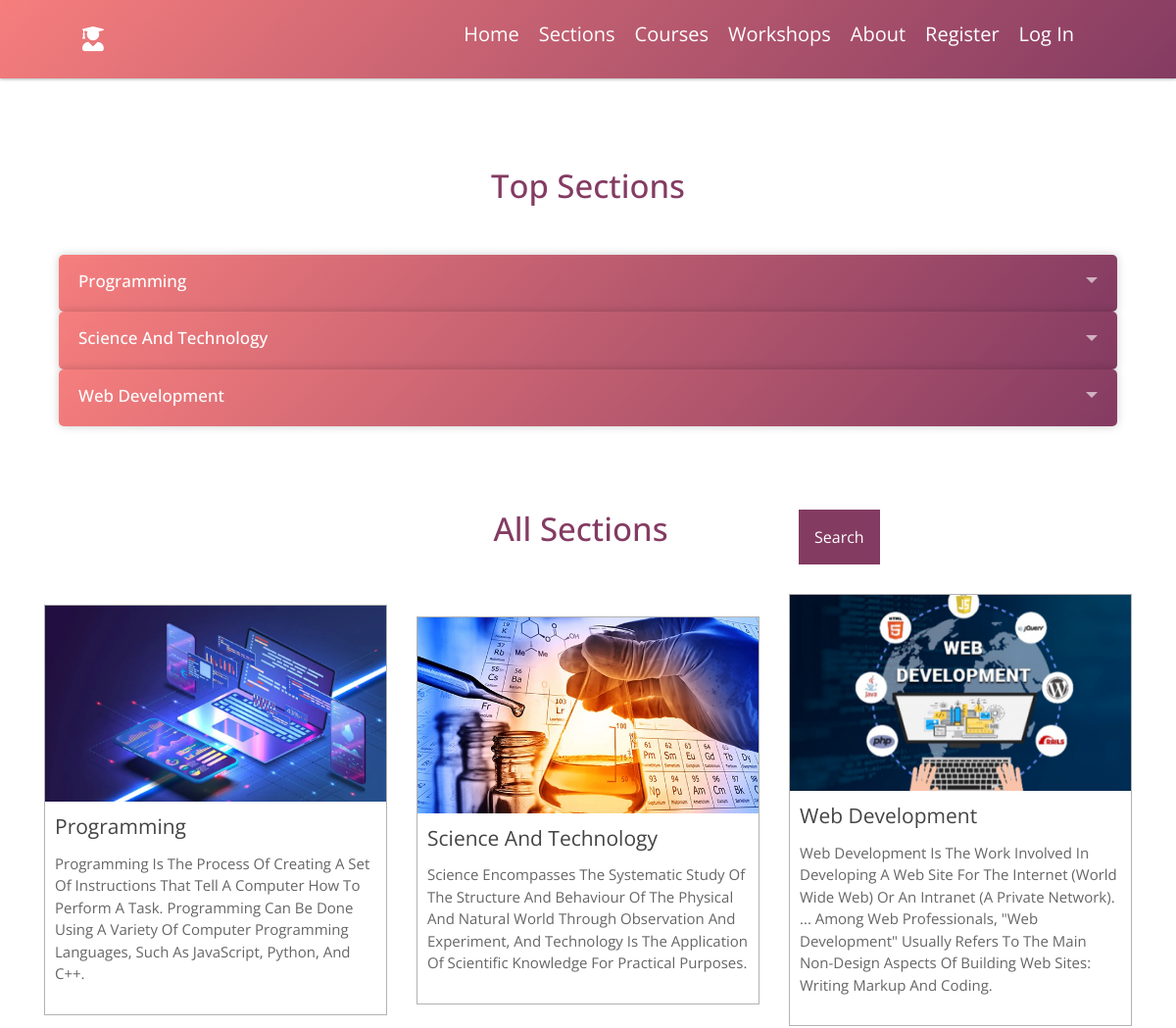
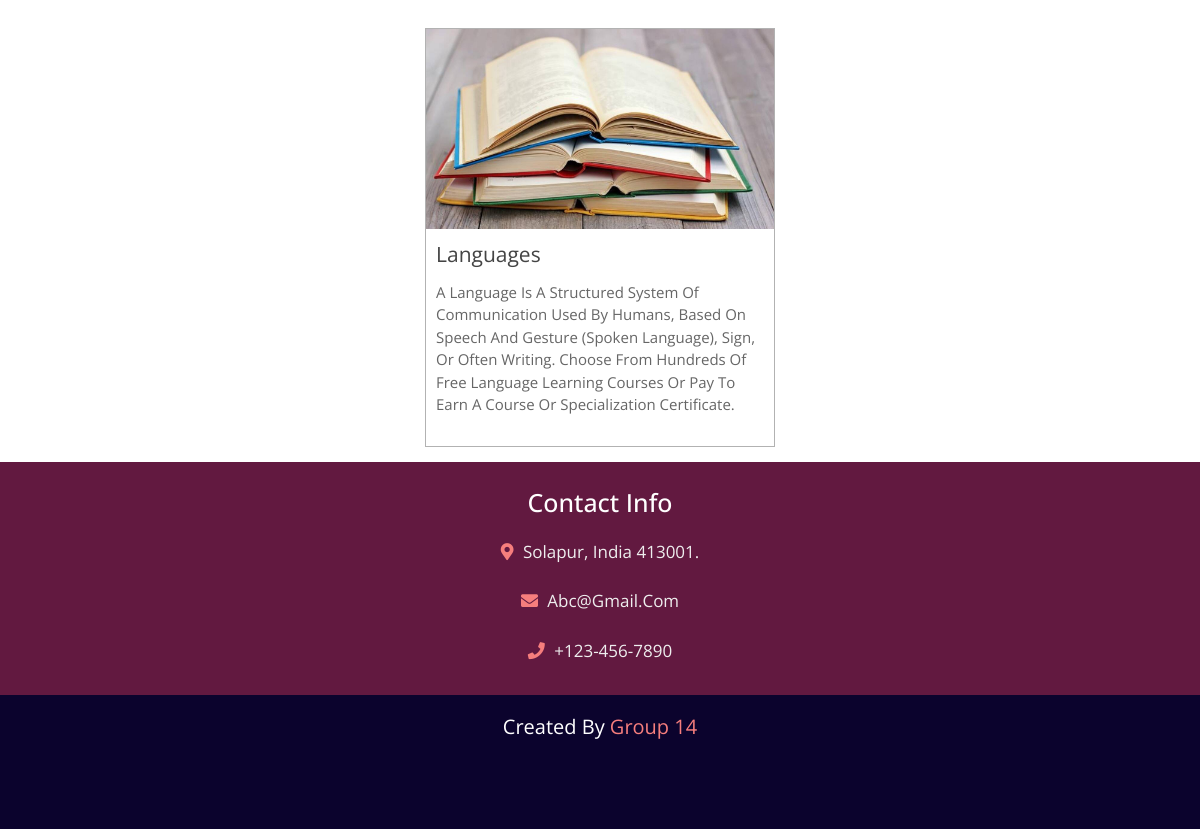
Screenshot of /all_sections/ with the database file from the repository (2 pictures, top to bottom).
### users/models.py (models this page shows, shortened)
class Section(models.Model):
	sec_name = models.CharField(max_length=100)
	cover_pic = models.FileField(upload_to="media/%Y/%m/%d")
	description = models.TextField()
	added_on = models.DateTimeField(auto_now_add=True)

### users/views.py (the view)
# urls.py: path('all_sections/', views.all_sections, name='all_sections'),
def all_sections(request):
	context = {}
	all_courses = add_course.objects.all()
	context["courses"] = all_courses
	secs = Section.objects.all()
	context["section"] = secs
	top = [1,2,3,4]
	context["top"] = top
	return render(request, 'users/section.html',context)

### users/templates/users/section.html (shortened to what this page needs)
{% extends 'users/base.html' %}
{% load static %}
{% block content %}
<link rel="stylesheet" href="https://use.fontawesome.com/releases/v5.7.2/css/all.css"
>
    <link rel="stylesheet" href="{% static 'users/css/main.css' %}">
<div id="sectitle" class="">
  <h1>Top Sections</h1>
</div>
{% for s in section %}
{% if s.id in top %}
    <div class="accordion">
      <div class="">
        <label for="sec{{s.id}}" class="accordion__label">{{s.sec_name}}</label>
      </div>
    </div>
    {% endif %}
    {% endfor %}
<div>
<div class="container-fluid" style="margin-top: 70px;">
  <div class="row py-4">
  <div class="col-md-8"><h1 style="margin-left: 50%;">All Sections</h1></div>
   <div class="col-md-4 dropdown">
  <button onclick="myFunction()" class="dropbtn">Search</button>
</div>
</div>
</div>
</div>
<div class="course">
<div class="box-container">
  {% for c in section %}
    <div class="course box">
        <img src="/media/{{c.cover_pic}}" alt="">
        <div class="content">
            <a href="{% url 'all_courses' %}?sec={{c.id}}" class="title">{{c.sec_name}}</a>
            <p>{{c.description}}</p>
        </div>
    </div>
  {% endfor %}
 </div>
</div>
{% endblock content %}

### users/templates/users/base.html (shortened to what this page needs)
<!DOCTYPE html>
{% load static %}
<html lang="en">
<head>
    <link rel="stylesheet" href="https://cdnjs.cloudflare.com/ajax/libs/font-awesome/5.15.2/css/all.min.css">
    <link rel="stylesheet" href="https://maxcdn.bootstrapcdn.com/bootstrap/4.0.0/css/bootstrap.min.css">
    <link rel="stylesheet" href="{% static 'users/css/main.css' %}" type="text/css">
    <link rel="stylesheet" href="{% static 'users/css/section_style.css' %}">
</head>
<body>
{% load static %}
<header>
    <a href="{% url 'home' %}" class="logo"><i class="fas fa-user-graduate"></i></a>
    <nav class="navbar" style="justify-content: center;">
        <ul>
            <li><a style="text-decoration: none;" class="" href="{% url 'home' %}">home</a></li>
            <li><a href="{% url 'all_sections' %}" style="text-decoration: none;">Sections</a></li>
              <li><a href="{% url 'all_courses' %}" style="text-decoration: none;">Courses</a></li>
            <li><a href="{% url 'workshops' %}" style="text-decoration: none;">Workshops</a></li>
              <li><a href="{% url 'about' %}" style="text-decoration: none;">about</a></li>
           {% if user.is_authenticated %}
            <li><a href="{% url 'profile' %}" style="text-decoration: none;">Profile</a></li>
            <li><a href="{% url 'user_logout' %}" style="text-decoration: none;">Log out</a></li>
           {% else %}
            <li><a href="{% url 'register' %}" style="text-decoration: none;">Register</a></li>
            <li><a href="{% url 'user_login' %}" style="text-decoration: none;">Log in</a></li>
           {% endif %}
        </ul>
    </nav>
</header>
<!-- login form
{% load crispy_forms_tags %}-->
<div>
    {% block content %}
    {% endblock content %}
</div>
<div class="footer">
    <div class="box-container">
        <div class="box">
            <h3>contact info</h3>
            <p> <i class="fas fa-map-marker-alt"></i> solapur, india 413001. </p>
            <p> <i class="fas fa-envelope"></i> abc@gmail.com </p>
            <p> <i class="fas fa-phone"></i> +123-456-7890 </p>
        </div>
    </div>
    <h1 class="credit">created by <a href="#">Group 14</a> </h1>
</div>
</body>
</html>

### users/static/users/css/main.css (style rules this page uses)
:root { --gradient:linear-gradient(135deg, #f67e7d, #843b62); }
* { font-family: 'Open Sans', sans-serif; margin:0; padding:0; box-sizing: border-box; border:none; outline: none; text-decoration: none; text-transform: capitalize; transition: all .2s linear; }
html { font-size: 62.5%; overflow-x: hidden; }
header { width: 100%; display: flex; align-items: center; justify-content: space-between; position: fixed; top:0; left: 0; z-index: 1000; padding:1.5rem 7%; background:var(--gradient); box-shadow: 0 .1rem .3rem rgba(0,0,0,.3); }
header .logo { color:#fff; font-size: 2.5rem; }
header .navbar ul { display: flex; align-items: center; justify-content: center; list-style: none; }
header .navbar ul li { margin:0 1rem; }
header .navbar ul li a { text-decoration: none; font-size: 2rem; color:#fff; }
.course .box-container { display: flex; align-items: center; justify-content: center; flex-wrap: wrap; }
.course .box-container .box { width:35rem; border:.1rem solid rgba(0,0,0,.3); position: relative; margin:1.5rem; }
.course .box-container .box img { height:20rem; width: 100%; object-fit: cover; }
.course .box-container .box .content { padding:1rem; }
.course .box-container .box .content .title { color:#444; font-size: 2.1rem; }
.course .box-container .box .content p { padding:1rem 0; color:#666; font-size: 1.5rem; }
.footer { background:#621940; }
.footer .box-container { display: flex; justify-content: center; flex-wrap: wrap; }
.footer .box-container .box { margin:1.5rem; text-align: center; flex:1 1 25rem; }
.footer .box-container .box h3 { font-size: 2.5rem; color:#fff; padding:1rem 0; }
.footer .box-container .box p { font-size: 1.7rem; color:#eee; padding:.7rem 0; }
.footer .box-container .box p i { padding-right: .5rem; color:#f67e7d; }
.footer .credit { padding:2rem 1rem; font-size: 2rem; color:#fff; background:#0b032d; text-align: center; font-weight: normal; padding-bottom: 9rem; }
.footer .credit a { color:#f67e7d }

### users/static/users/css/section_style.css (style rules this page uses)
:root { --gradient:linear-gradient(135deg, #f67e7d, #843b62); }
body { font-size: 170%; }
h1 { color: #843b62; font-size: 3.3rem; text-align: center; }
#sectitle { margin-top: 170px; margin-bottom: 50px; }
.accordion { width: 90%; margin-left: 5%; box-shadow: 0 0 10px rgba(0,0,0,0.2); border-radius: 5px; overflow: hidden; font-family: 'Quicksand', sans-serif; background: var(--gradient); }
.accordion__label, .accordion__content { padding: 14px 20px; }
.accordion__label { display: block; color: #fff; font-weight: 500; cursor: pointer; position: relative; transition: background 0.1s; }
.accordion__label::after { content: ""; position: absolute; top: 50%; transform: translateY(-50%); right: 20px; width: 12px; height: 6px; background-size: contain; transition: transform 0.4s; }

### users/templates/users/section.html (style rules this page uses)
.dropbtn { background-color: #843b62; color: white; padding: 16px; font-size: 16px; border: none; cursor: pointer; }
.dropdown { position: relative; display: inline-block; }

### rows the page displays
Section: sec_name "Programming", cover_pic (picture), description "Programming Is The Process Of Creating A Set Of Instructions That Tell A Computer How To Perform A Task. Programming Can Be Done Using A Variety Of Computer Programming Languages, Such As JavaScript, Python, And C++."
Section: sec_name "Science And Technology", cover_pic (picture), description "Science Encompasses The Systematic Study Of The Structure And Behaviour Of The Physical And Natural World Through Observation And Experiment, And Technology Is The Application Of Scientific Knowledge For Practical Purposes."
Section: sec_name "Web Development", cover_pic (picture), description "Web Development Is The Work Involved In Developing A Web Site For The Internet (World Wide Web) Or An Intranet (A Private Network). ... Among Web Professionals, \"Web Development\" Usually Refers To The Main Non-Design Aspects Of Building Web Sites: Writing Markup And Coding."
Section: cover_pic (picture), sec_name "Languages", description "A Language Is A Structured System Of Communication Used By Humans, Based On Speech And Gesture (Spoken Language), Sign, Or Often Writing. Choose From Hundreds Of Free Language Learning Courses Or Pay To Earn A Course Or Specialization Certificate."
